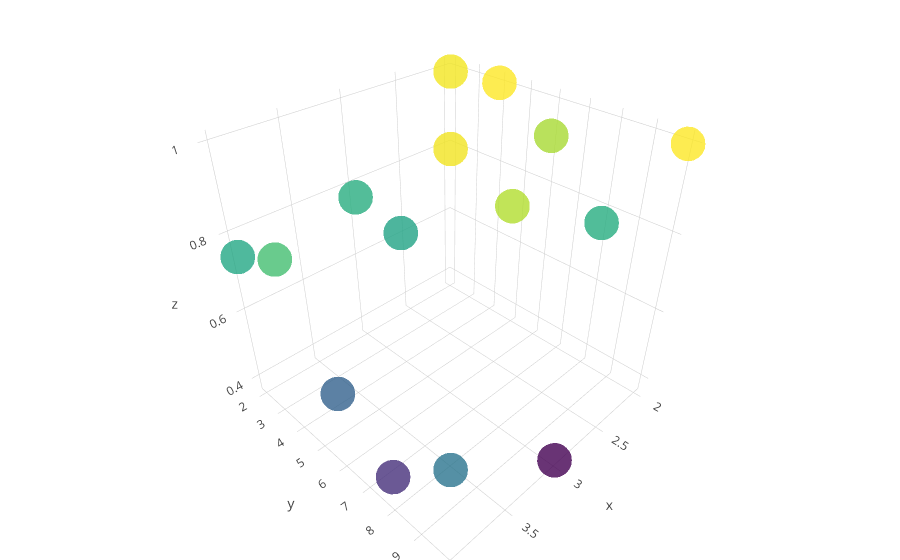

This figure's notebook cell:
### Markdown cell above
Scaled rewards, other citizens treated independantly by policy TO-REDO (same seeds...)

### Code cell
stats = {(2, 2, 100): (0.989348, 0.000000, 0.010652), (3, 2, 100): (0.766970, 0.224137, 0.008896), (4, 2, 100): (0.746024, 0.093845, 0.160135), (3, 4, 100): (0.737058, 0.255743, 0.007201), (4, 4, 100): (0.813057, 0.089910, 0.097035), (2, 4, 100): (0.999970, 0.000000, 0.000004), (3, 6, 100): (0.988187, 0.011813, 0.000000), (4, 6, 100): (0.569917, 0.182371, 0.247718), (2, 6, 100): (0.919615, 0.000000, 0.080387), (3, 8, 100): (0.927831, 0.072170, 0.000000), (4, 8, 100): (0.457130, 0.307170, 0.235703), (2, 8, 100): (0.762997, 0.000000, 0.237006), (2, 10, 100): (0.998550, 0.000000, 0.001448), (3, 10, 100): (0.373169, 0.421749, 0.205085), (4, 10, 100): (0.614491, 0.174853, 0.210660), }
plot_stats(stats)
